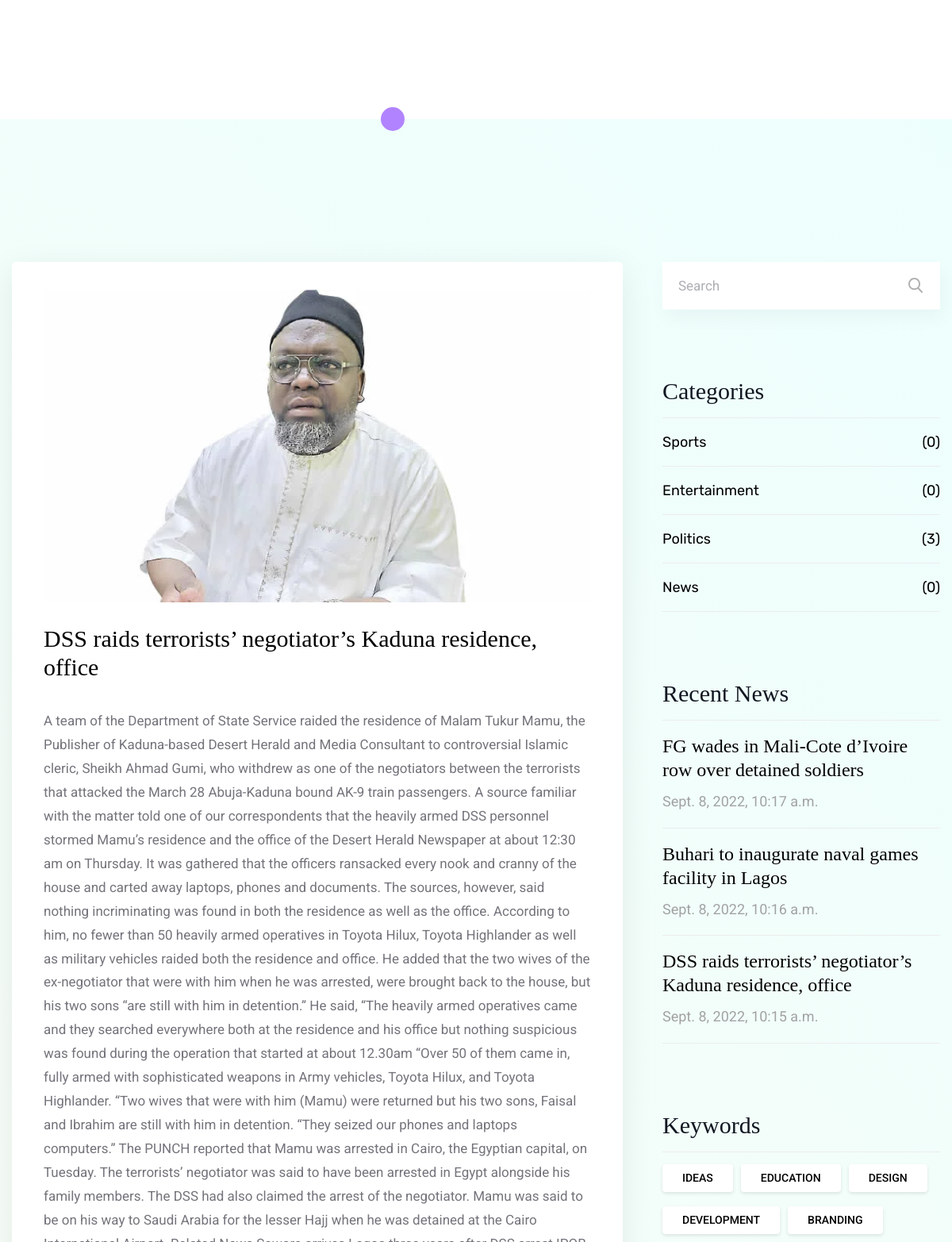
Before: /detail/dss-raids-terrorists-negotiators-kaduna-residence-office (upper part) with the older database file.
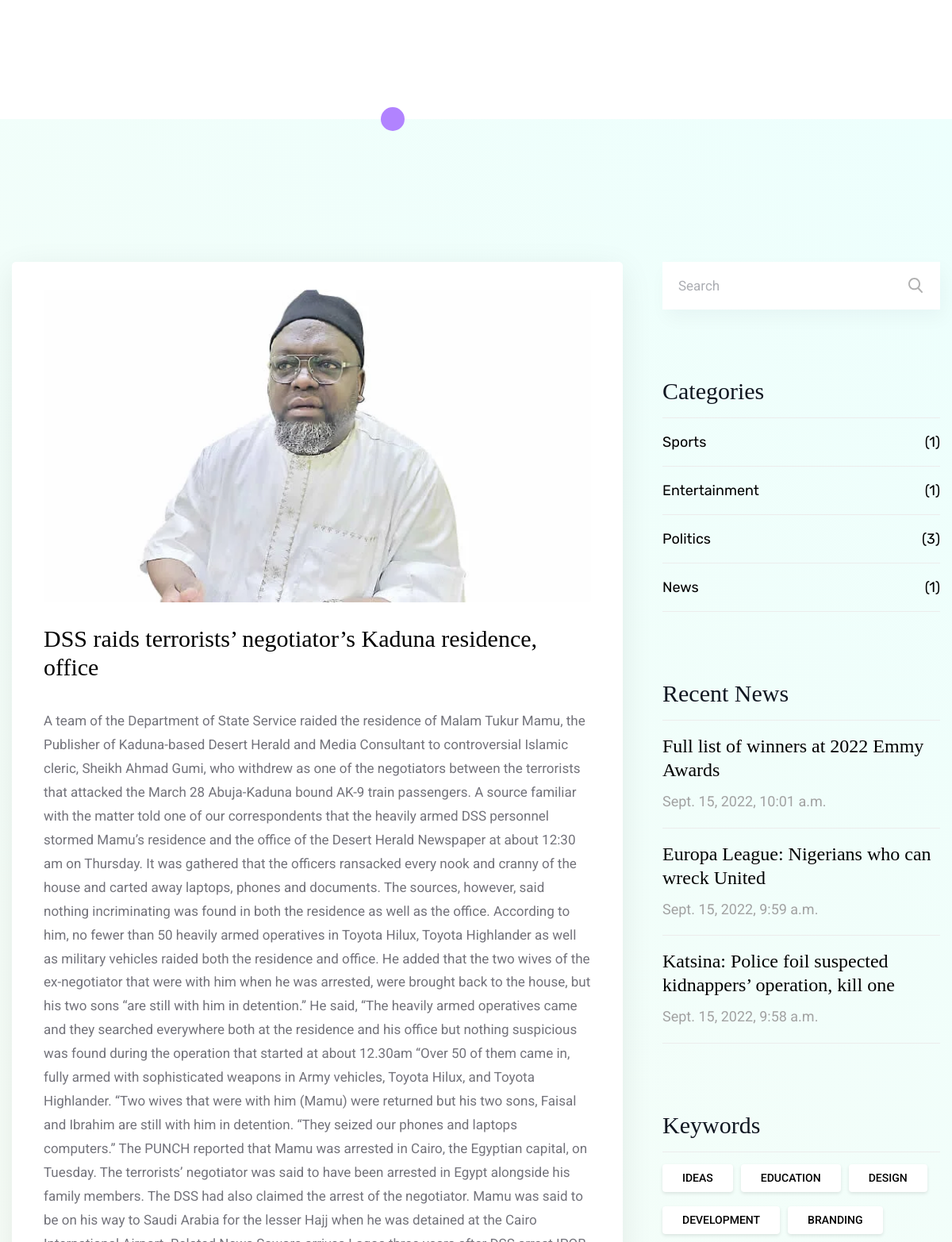
After: the same page with the newer database file.
### app/models.py (models this page shows, shortened)
class Post(models.Model):
    STATUS_TYPE = [
        ('Publish', 'Publish'),
        ('Draft', 'Draft'),
    ]
    user = models.ForeignKey(User, on_delete=models.CASCADE)
    title = models.CharField(max_length=500)
    content = models.TextField(max_length=20000)
    image = models.ImageField(upload_to='blogImage/')
    category = models.ForeignKey(Category, on_delete=models.CASCADE)
    status = models.CharField(choices=STATUS_TYPE, max_length=50)
    approval = models.BooleanField(default=False)
    slug = models.SlugField(max_length=100, unique=True, blank=True)
    created_at = models.DateTimeField(auto_now_add=True)

class Category(models.Model):
    name = models.CharField(max_length=200)
    slug = models.SlugField(max_length=100, unique=True, blank=True)
    created_at = models.DateTimeField(auto_now_add=True)

### app/views.py (the view, shortened to what this page needs)
# urls.py: path('detail/<str:slug>', BlogDetails, name="detail_page"),
def BlogDetails(request, slug):
    template_name = 'details.html'
    post = get_object_or_404(Post, slug=slug)
    comments = Comment.objects.filter(post=post)
    comment_form = CommentForm()
    context = {
        'post': post,
        'comment_form': comment_form,
        'comments': comments
    }
    return render(request, template_name, context)

### app/form.py
class CommentForm(forms.ModelForm):
    class Meta:
        model = Comment
        exclude = ['created_at', 'post']

### template/details.html (shortened to what this page needs)
{% extends "base.html" %}
{% load static %}
{% block content %}
			<div class="blog-page-bg">
				<div class="shapes shape-one"></div>
				<div class="container">
					<div class="row">
						<div class="col-lg-8 feature-blog-one width-lg blog-details-post-v1">
							<div class="post-meta">
								<img src="{{post.image.url}}" alt="" class="image-meta">
								<div class="tag">{{post.create_at}}</div>
								<h3 class="title">{{post.title}}</h3>
								<p>{{post.content}}</p>
							</div>
						</div>
						<div class="col-lg-4 col-md-6">
							<div class="blog-sidebar-one">
								<div class="sidebar-search-form mb-85">
									<form action="#">
										<input type="text" placeholder="Search">
										<button><img src="images/icon/50.svg" alt=""></button>
									</form>
								</div>
								<div class="sidebar-categories mb-85">
									<h4 class="sidebar-title">Categories</h4>
									<ul>
										{% for cat, c in postCategory %}
											<li><a href="{% url 'category_page' cat.slug %}">{{cat.name}} <span>({{c}})</span></a></li>
										{% endfor %}
									</ul>
								</div>
								<div class="sidebar-recent-news mb-85">
									<h4 class="sidebar-title">Recent News</h4>
									<ul>
										{% for rp in recent_post %}
										<li><a href="{% url 'detail_page' rp.slug %}">
											<span class="title">{{rp.title}}</span>
											<span class="date">{{rp.created_at}}</span>
										</a></li>
										{% endfor %}
									</ul>
								</div>
								<div class="sidebar-keyword">
									<h4 class="sidebar-title">Keywords</h4>
									<ul class="cleafix">
										<li><a href="#">Ideas</a></li>
										<li><a href="#">Education</a></li>
										<li><a href="#">Design</a></li>
										<li><a href="#">Development</a></li>
										<li><a href="#">Branding</a></li>
									</ul>
								</div>
							</div>
						</div>
					</div>
				</div>
			</div>
{% endblock content %}

### template/base.html (shortened to what this page needs)
{% load static %}
<!DOCTYPE html>
<html lang="en">
	<head>
		<link rel="stylesheet" type="text/css" href="{% static 'css/style.css' %}">
		<link rel="stylesheet" type="text/css" href="{% static 'css/responsive.css' %}">
	</head>
	<body>
		<div class="main-page-wrapper">
            {% block content %}
            {% endblock content %}
		</div>
	</body>
</html>

### static/css/responsive.css (style rules this page uses)
@media (min-width: 1200px) { .container { max-width: 1170px; } }
@media (min-width: 992px) { .container { padding-right: 0;padding-left: 0; } }

### static/css/framework.css (style rules this page uses)
* { margin:0;padding:0;-webkit-box-sizing: border-box;-moz-box-sizing: border-box;box-sizing: border-box; }
html,body,div,span,applet,object,iframe,h1,h2,h3,h4,h5,h6,p,blockquote,pre,a,abbr,acronym,address,big,cite,code,dfn,em,img,ins,kbd,q,s,samp,small,strike,strong,sub,sup,tt,var,dl,dt,dd,ol,ul,li,fieldset,form,label,legend,table,caption,tbody,tfoot,thead,tr,th,td { vertical-align:baseline;text-decoration:none;margin:0;padding:0; }
ol,ul { list-style-type: none; }
a { text-decoration: none; display: inline-block; color: inherit; }
img { max-width: 100%; display: block; }
button { border:none;outline: none;box-shadow: none;display: block; padding: 0;cursor: pointer;background: transparent; }
input,textarea { outline: none; box-shadow: none;transition: all 0.3s ease-in-out; }
.mb-85 { margin-bottom: 85px; }

Changed rows visible on the page:
no longer on one of the page's lists (row unchanged): Post: title "DSS raids terrorists’ negotiator’s Kaduna residence, office", created_at "Sept. 8, 2022, 10:15 a.m."
no longer on this page (row unchanged): Post: title "FG wades in Mali-Cote d’Ivoire row over detained soldiers", created_at "Sept. 8, 2022, 10:17 a.m."
no longer on this page (row unchanged): Post: title "Buhari to inaugurate naval games facility in Lagos", created_at "Sept. 8, 2022, 10:16 a.m."
computed for Category "Sports": id "0" → "1"
computed for Category "Entertainment": c "0" → "1"
computed for Category "News": c "0" → "1"
added Post: title "Full list of winners at 2022 Emmy Awards", created_at "Sept. 15, 2022, 10:01 a.m."
added Post: title "Europa League: Nigerians who can wreck United", created_at "Sept. 15, 2022, 9:59 a.m."
added Post: title "Katsina: Police foil suspected kidnappers’ operation, kill one", created_at "Sept. 15, 2022, 9:58 a.m."
